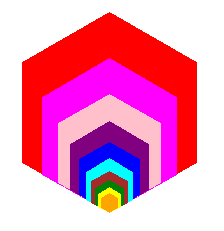

The Python source for this figure:
"""
   彩色递归六边形.py
"""
import turtle

def draw_circle(radius,level):
    if level>0:
        turtle.color(cs[level%10])
        turtle.begin_fill()
        turtle.circle(radius,360,6)
        turtle.end_fill()
        draw_circle(radius/1.3,level-1)
       
cs = ['red','orange','yellow','green','brown',
      'cyan','blue','purple','pink','magenta']

draw_circle(100,10)

turtle.ht()             # 隐藏海龟
turtle.done()           # 事件循环
